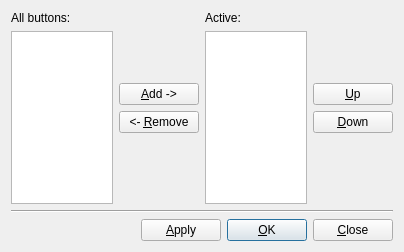
<?xml version="1.0" encoding="UTF-8"?>
<ui version="4.0">
 <class>ToolBarSetup</class>
 <widget class="QDialog" name="ToolBarSetup">
  <property name="geometry">
   <rect>
    <x>0</x>
    <y>0</y>
    <width>404</width>
    <height>252</height>
   </rect>
  </property>
  <property name="windowTitle">
   <string>Toolbar setup</string>
  </property>
  <layout class="QVBoxLayout">
   <property name="spacing">
    <number>6</number>
   </property>
   <property name="margin">
    <number>11</number>
   </property>
   <item>
    <layout class="QHBoxLayout">
     <property name="spacing">
      <number>6</number>
     </property>
     <property name="margin">
      <number>0</number>
     </property>
     <item>
      <layout class="QVBoxLayout">
       <property name="spacing">
        <number>6</number>
       </property>
       <property name="margin">
        <number>0</number>
       </property>
       <item>
        <widget class="QLabel" name="TextLabel1">
         <property name="text">
          <string>All buttons:</string>
         </property>
         <property name="wordWrap">
          <bool>false</bool>
         </property>
        </widget>
       </item>
       <item>
        <widget class="QListWidget" name="lstButtons"/>
       </item>
      </layout>
     </item>
     <item>
      <layout class="QVBoxLayout">
       <property name="spacing">
        <number>6</number>
       </property>
       <property name="margin">
        <number>0</number>
       </property>
       <item>
        <spacer name="Spacer2">
         <property name="orientation">
          <enum>Qt::Vertical</enum>
         </property>
         <property name="sizeType">
          <enum>QSizePolicy::Expanding</enum>
         </property>
         <property name="sizeHint" stdset="0">
          <size>
           <width>20</width>
           <height>20</height>
          </size>
         </property>
        </spacer>
       </item>
       <item>
        <widget class="QPushButton" name="btnAdd">
         <property name="text">
          <string>&amp;Add -&gt;</string>
         </property>
        </widget>
       </item>
       <item>
        <widget class="QPushButton" name="btnRemove">
         <property name="text">
          <string>&lt;- &amp;Remove</string>
         </property>
        </widget>
       </item>
       <item>
        <spacer name="Spacer3">
         <property name="orientation">
          <enum>Qt::Vertical</enum>
         </property>
         <property name="sizeType">
          <enum>QSizePolicy::Expanding</enum>
         </property>
         <property name="sizeHint" stdset="0">
          <size>
           <width>20</width>
           <height>20</height>
          </size>
         </property>
        </spacer>
       </item>
      </layout>
     </item>
     <item>
      <layout class="QVBoxLayout">
       <property name="spacing">
        <number>6</number>
       </property>
       <property name="margin">
        <number>0</number>
       </property>
       <item>
        <widget class="QLabel" name="TextLabel2">
         <property name="text">
          <string>Active:</string>
         </property>
         <property name="wordWrap">
          <bool>false</bool>
         </property>
        </widget>
       </item>
       <item>
        <widget class="QListWidget" name="lstActive"/>
       </item>
      </layout>
     </item>
     <item>
      <layout class="QVBoxLayout">
       <property name="spacing">
        <number>6</number>
       </property>
       <property name="margin">
        <number>0</number>
       </property>
       <item>
        <spacer name="Spacer4">
         <property name="orientation">
          <enum>Qt::Vertical</enum>
         </property>
         <property name="sizeType">
          <enum>QSizePolicy::Expanding</enum>
         </property>
         <property name="sizeHint" stdset="0">
          <size>
           <width>20</width>
           <height>20</height>
          </size>
         </property>
        </spacer>
       </item>
       <item>
        <widget class="QPushButton" name="btnUp">
         <property name="text">
          <string>&amp;Up</string>
         </property>
        </widget>
       </item>
       <item>
        <widget class="QPushButton" name="btnDown">
         <property name="text">
          <string>&amp;Down</string>
         </property>
        </widget>
       </item>
       <item>
        <spacer name="Spacer5">
         <property name="orientation">
          <enum>Qt::Vertical</enum>
         </property>
         <property name="sizeType">
          <enum>QSizePolicy::Expanding</enum>
         </property>
         <property name="sizeHint" stdset="0">
          <size>
           <width>20</width>
           <height>20</height>
          </size>
         </property>
        </spacer>
       </item>
      </layout>
     </item>
    </layout>
   </item>
   <item>
    <widget class="Line" name="Line1">
     <property name="frameShape">
      <enum>QFrame::HLine</enum>
     </property>
     <property name="frameShadow">
      <enum>QFrame::Sunken</enum>
     </property>
    </widget>
   </item>
   <item>
    <layout class="QHBoxLayout">
     <property name="spacing">
      <number>6</number>
     </property>
     <property name="margin">
      <number>0</number>
     </property>
     <item>
      <spacer name="Spacer4_2">
       <property name="orientation">
        <enum>Qt::Horizontal</enum>
       </property>
       <property name="sizeType">
        <enum>QSizePolicy::Expanding</enum>
       </property>
       <property name="sizeHint" stdset="0">
        <size>
         <width>20</width>
         <height>20</height>
        </size>
       </property>
      </spacer>
     </item>
     <item>
      <widget class="QPushButton" name="btnApply">
       <property name="text">
        <string>&amp;Apply</string>
       </property>
      </widget>
     </item>
     <item>
      <widget class="QPushButton" name="btnOk">
       <property name="text">
        <string>&amp;OK</string>
       </property>
       <property name="default">
        <bool>true</bool>
       </property>
      </widget>
     </item>
     <item>
      <widget class="QPushButton" name="btnClose">
       <property name="text">
        <string>&amp;Close</string>
       </property>
      </widget>
     </item>
    </layout>
   </item>
  </layout>
 </widget>
 <pixmapfunction>qPixmapFromMimeSource</pixmapfunction>
 <resources/>
 <connections/>
</ui>
